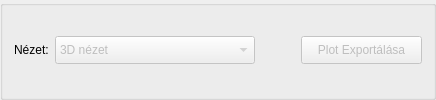
         <widget class="QGroupBox" name="grpViewAndExport">
          <property name="sizePolicy">
           <sizepolicy hsizetype="Preferred" vsizetype="Fixed">
            <horstretch>0</horstretch>
            <verstretch>0</verstretch>
           </sizepolicy>
          </property>
          <property name="title">
           <string/>
          </property>
          <layout class="QHBoxLayout" name="horizontalLayout_12">
           <property name="topMargin">
            <number>9</number>
           </property>
           <item>
            <widget class="QLabel" name="lblViewMode">
             <property name="sizePolicy">
              <sizepolicy hsizetype="Fixed" vsizetype="Fixed">
               <horstretch>0</horstretch>
               <verstretch>0</verstretch>
              </sizepolicy>
             </property>
             <property name="minimumSize">
              <size>
               <width>0</width>
               <height>28</height>
              </size>
             </property>
             <property name="maximumSize">
              <size>
               <width>16777215</width>
               <height>28</height>
              </size>
             </property>
             <property name="text">
              <string>Nézet:</string>
             </property>
             <property name="alignment">
              <set>Qt::AlignmentFlag::AlignLeading|Qt::AlignmentFlag::AlignLeft|Qt::AlignmentFlag::AlignVCenter</set>
             </property>
            </widget>
           </item>
           <item>
            <widget class="QComboBox" name="cbViewMode">
             <property name="enabled">
              <bool>false</bool>
             </property>
             <property name="minimumSize">
              <size>
               <width>200</width>
               <height>28</height>
              </size>
             </property>
             <property name="maximumSize">
              <size>
               <width>200</width>
               <height>28</height>
              </size>
             </property>
             <item>
              <property name="text">
               <string>3D nézet</string>
              </property>
             </item>
             <item>
              <property name="text">
               <string>Spektrum</string>
              </property>
             </item>
             <item>
              <property name="text">
               <string>Trace</string>
              </property>
             </item>
            </widget>
           </item>
           <item>
            <spacer name="horizontalSpacer_2">
             <property name="orientation">
              <enum>Qt::Orientation::Horizontal</enum>
             </property>
             <property name="sizeHint" stdset="0">
              <size>
               <width>40</width>
               <height>20</height>
              </size>
             </property>
            </spacer>
           </item>
           <item>
            <widget class="QPushButton" name="btnExportPlot">
             <property name="enabled">
              <bool>false</bool>
             </property>
             <property name="minimumSize">
              <size>
               <width>121</width>
               <height>28</height>
              </size>
             </property>
             <property name="maximumSize">
              <size>
               <width>121</width>
               <height>28</height>
              </size>
             </property>
             <property name="text">
              <string>Plot Exportálása</string>
             </property>
            </widget>
           </item>
          </layout>
         </widget>
